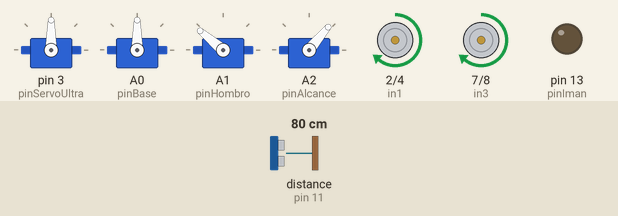
Recording of a sketch running on a simulated Arduino Uno, built with avr-gcc and run on an emulated ATmega328P. On the bench: 4 × servo, motor-driver pin pairs drawn as motors (green arrow = first pin HIGH = forward, orange = second pin HIGH = backward, longer = more drive, scaled by the enable pin), output pins drawn as LEDs (lit = HIGH). Wiring (inferred from the names in the program): ultrasonic range finder: trigger pin 12; echo pin 11. Inputs (shaded band) come from the test bench; at power-on: distance to the obstacle (sensor on pin 11) 80 cm. The echo pulse lasts 58.3 µs per cm; pins used as bus, display or sensor lines are not drawn.

Above: at 4.2 s.
4.3 s: distance to the obstacle (sensor on pin 11) set to 28 cm
5.8 s: distance to the obstacle (sensor on pin 11) set to 24 cm
At 6.5 s:
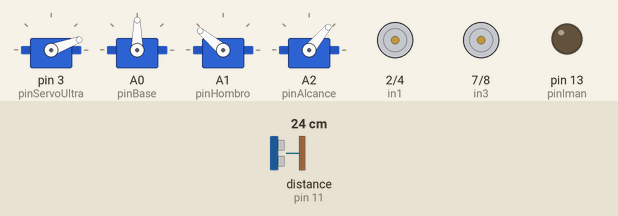
At 8.4 s:
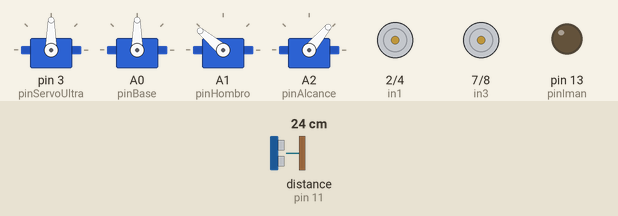
8.8 s: distance to the obstacle (sensor on pin 11) set to 13 cm
11.8 s: distance to the obstacle (sensor on pin 11) set to 10 cm
At 20.4 s:
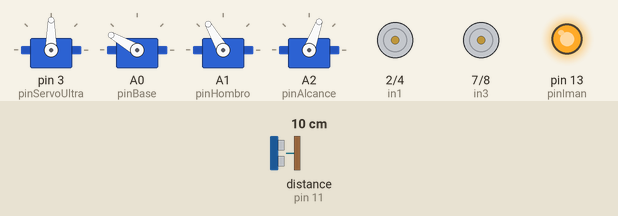
20.8 s: distance to the obstacle (sensor on pin 11) set to 18 cm
23.7 s: distance to the obstacle (sensor on pin 11) set to 35 cm
At 24.7 s:
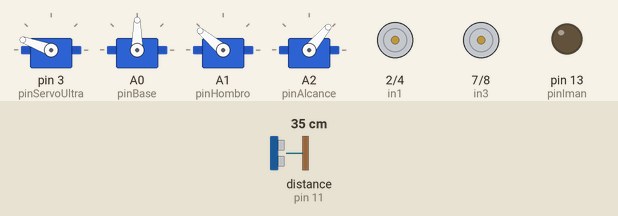
Timing chart, 0 to 27.1 s (numbered marks = the images above; inputs shaded):
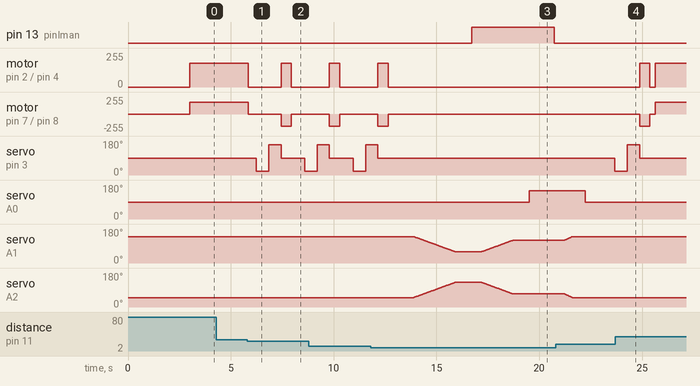

The sketch:

carro_recolectorV1.5.ino
```cpp
//Modificador: Alegría Ponce Jose Santiago
//Fecha: 23/mayo/2026
//Descripción: Integración de electroiman en la punta del brazo

#include <Servo.h>

// --- Pines Motores (Tracción) ---
const int enA = 5;  const int in1 = 2;  const int in2 = 4;
const int enB = 6;  const int in3 = 7;  const int in4 = 8;

// --- Pines Sensor Ultrasónico ---
const int trigPin = 12;
const int echoPin = 11;
const int pinServoUltra = 3;
Servo servoUltra;

// --- Pines Brazo Robótico (MeArm) ---
const int pinBase = A0;
const int pinHombro = A1;
const int pinAlcance = A2;
Servo servoBase;
Servo servoHombro;
Servo servoAlcance;

// --- Pin Electroimán ---
const int pinIman = 13;

// --- Variables Globales ---
int velTraccion = 180;

// Posición de transporte con la máxima altura y repliegue para liberar el sensor
int posHombroActual = 140;   // Hombro al máximo arriba (guardia alta)
int posAlcanceActual = 50;    // Alcance completamente retraído hacia atrás

void setup() {
  Serial.begin(9600);

  // Configuración Llantas
  pinMode(enA, OUTPUT); pinMode(in1, OUTPUT); pinMode(in2, OUTPUT);
  pinMode(enB, OUTPUT); pinMode(in3, OUTPUT); pinMode(in4, OUTPUT);

  // Configuración Ultrasónico
  pinMode(trigPin, OUTPUT);
  pinMode(echoPin, INPUT);

  // Configuración Electroimán
  pinMode(pinIman, OUTPUT);
  digitalWrite(pinIman, LOW);

  // Inicializar Servos
  servoUltra.attach(pinServoUltra);
  servoBase.attach(pinBase);
  servoHombro.attach(pinHombro);
  servoAlcance.attach(pinAlcance);

  // El brazo arranca plegado arriba para no obstruir la primera lectura
  servoUltra.write(90);
  servoBase.write(90);
  servoHombro.write(posHombroActual);
  servoAlcance.write(posAlcanceActual);

  delay(3000);
}

void loop() {
  int distancia = leerDistancia();

  // --- CASO 1: OBJETO MUY CERCA (RECOLECCIÓN) ---
  if (distancia > 0 && distancia <= 10) {
    frenar();
    delay(1000);
    rutinaRecoger();
  }
  // --- CASO 2: OBSTÁCULO (EVASIÓN) ---
  else if (distancia > 10 && distancia <= 25) {
    frenar();
    delay(400);

    int distDer = mirarDerecha();
    int distIzq = mirarIzquierda();

    if (distDer >= distIzq) {
      girarDerecha();
    } else {
      girarIzquierda();
    }
    delay(500);
    frenar();
    delay(200);
  }
  // --- CASO 3: CAMINO LIBRE ---
  else {
    avanzar();
  }

  delay(50);
}

// ==========================================
//        FUNCIONES DEL BRAZO Y MAGNETISMO
// ==========================================

void rutinaRecoger() {
  // 1. Bajar el brazo desde las alturas hacia el objeto
  moverLaterales(60, 130, 25);
  delay(800);

  // 2. ACTIVAR ELECTROIMÁN (Atrapar objeto)
  digitalWrite(pinIman, HIGH);
  delay(500);

  // 3. Levantar la carga a una posición alta intermedia para el viaje
  moverLaterales(120, 70, 25);
  delay(800);

  // 4. Girar la base a un lado para descargar (150 grados)
  servoBase.write(150);
  delay(1200);

  // 5. DESACTIVAR ELECTROIMÁN (Soltar objeto en contenedor lateral)
  digitalWrite(pinIman, LOW);
  delay(500);

  // 6. REPLIEGUE CRÍTICO: Antes de volver al centro, encogemos el brazo al Máximo Alto posible
  // Esto asegura que el imán suba por completo mientras sigue apuntando a un lado
  moverLaterales(140, 50, 20);
  delay(600);

  // 7. REGRESO SEGURO: Con el brazo ya empotrado arriba, la base vuelve al frente (90 grados)
  // El electroimán pasa por encima del cono del ultrasónico sin estorbarle
  servoBase.write(90);
  delay(1000); // El carro ahora tiene el frente 100% despejado para avanzar
}

void moverLaterales(int hDest, int aDest, int velocidad) {
  while (posHombroActual != hDest || posAlcanceActual != aDest) {
    if (posHombroActual < hDest) posHombroActual++;
    else if (posHombroActual > hDest) posHombroActual--;

    if (posAlcanceActual < aDest) posAlcanceActual++;
    else if (posAlcanceActual > aDest) posAlcanceActual--;

    servoHombro.write(posHombroActual);
    servoAlcance.write(posAlcanceActual);
    delay(velocidad);
  }
}

// ==========================================
//        FUNCIONES DE SENSORES Y TRACCIÓN
// ==========================================

int leerDistancia() {
  digitalWrite(trigPin, LOW); delayMicroseconds(2);
  digitalWrite(trigPin, HIGH); delayMicroseconds(10);
  digitalWrite(trigPin, LOW);
  long d = pulseIn(echoPin, HIGH, 30000);
  return d * 0.034 / 2;
}

int mirarDerecha() {
  servoUltra.write(20);
  delay(600);
  int d = leerDistancia();
  servoUltra.write(90);
  return d;
}

int mirarIzquierda() {
  servoUltra.write(160);
  delay(600);
  int d = leerDistancia();
  servoUltra.write(90);
  return d;
}

void avanzar() {
  digitalWrite(in1, HIGH); digitalWrite(in2, LOW);
  digitalWrite(in3, HIGH); digitalWrite(in4, LOW);
  analogWrite(enA, velTraccion); analogWrite(enB, velTraccion);
}

void frenar() {
  analogWrite(enA, 0); analogWrite(enB, 0);
  digitalWrite(in1, LOW); digitalWrite(in2, LOW);
  digitalWrite(in3, LOW); digitalWrite(in4, LOW);
}

void girarDerecha() {
  digitalWrite(in1, HIGH); digitalWrite(in2, LOW);
  digitalWrite(in3, LOW); digitalWrite(in4, HIGH);
  analogWrite(enA, velTraccion); analogWrite(enB, velTraccion);
}

void girarIzquierda() {
  digitalWrite(in1, LOW); digitalWrite(in2, HIGH);
  digitalWrite(in3, HIGH); digitalWrite(in4, LOW);
  analogWrite(enA, velTraccion); analogWrite(enB, velTraccion);
}
```

Measured:
- the behaviour switches between 27 and 26 cm on distance to the obstacle (sensor on pin 11) (found by bisection; images 0 and 1)
- the behaviour switches between 12 and 11 cm on distance to the obstacle (sensor on pin 11) (found by bisection; images 2 and 3)
- after the input at 4.3 s, every drawn part: stays the same
- after the input at 5.8 s, motor on pin 2 (in1) / pin 4 (in2): forward 180/255 → stopped at once, → forward 180/255 1.6 s later, → stopped 0.50 s later; motor on pin 7 (in3) / pin 8 (in4): forward 180/255 → stopped at once, → backward 180/255 1.6 s later, → stopped 0.50 s later
- after the input at 11.8 s, pin 13 (pinIman): LOW → HIGH after 4.9 s, → LOW 4.0 s later; motor on pin 2 (in1) / pin 4 (in2): goes on until 12.7 s, then stays stopped
- after the input at 20.8 s, servo on pin 3 (pinServoUltra): 90° → 20° after 2.9 s
- after the input at 23.7 s, servo on pin 3 (pinServoUltra): goes on until 24.9 s, then stays 90°
